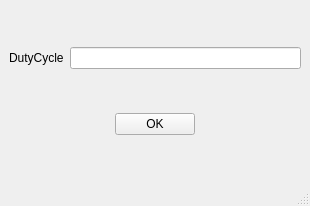
<?xml version="1.0" encoding="UTF-8"?>
<ui version="4.0">
 <class>MainWindow</class>
 <widget class="QMainWindow" name="MainWindow">
  <property name="geometry">
   <rect>
    <x>0</x>
    <y>0</y>
    <width>310</width>
    <height>206</height>
   </rect>
  </property>
  <property name="windowTitle">
   <string>MainWindow</string>
  </property>
  <widget class="QWidget" name="centralwidget">
   <layout class="QVBoxLayout" name="verticalLayout">
    <item>
     <layout class="QHBoxLayout" name="horizontalLayout">
      <item>
       <widget class="QLabel" name="label">
        <property name="text">
         <string>DutyCycle</string>
        </property>
       </widget>
      </item>
      <item>
       <widget class="QLineEdit" name="lineEdit"/>
      </item>
     </layout>
    </item>
    <item>
     <layout class="QHBoxLayout" name="horizontalLayout_2">
      <item>
       <spacer name="horizontalSpacer">
        <property name="orientation">
         <enum>Qt::Horizontal</enum>
        </property>
        <property name="sizeHint" stdset="0">
         <size>
          <width>40</width>
          <height>20</height>
         </size>
        </property>
       </spacer>
      </item>
      <item>
       <widget class="QPushButton" name="pushButton">
        <property name="text">
         <string>OK</string>
        </property>
       </widget>
      </item>
      <item>
       <spacer name="horizontalSpacer_2">
        <property name="orientation">
         <enum>Qt::Horizontal</enum>
        </property>
        <property name="sizeHint" stdset="0">
         <size>
          <width>40</width>
          <height>20</height>
         </size>
        </property>
       </spacer>
      </item>
     </layout>
    </item>
   </layout>
  </widget>
  <widget class="QMenuBar" name="menubar">
   <property name="geometry">
    <rect>
     <x>0</x>
     <y>0</y>
     <width>310</width>
     <height>23</height>
    </rect>
   </property>
  </widget>
  <widget class="QStatusBar" name="statusbar"/>
 </widget>
 <resources/>
 <connections/>
</ui>
